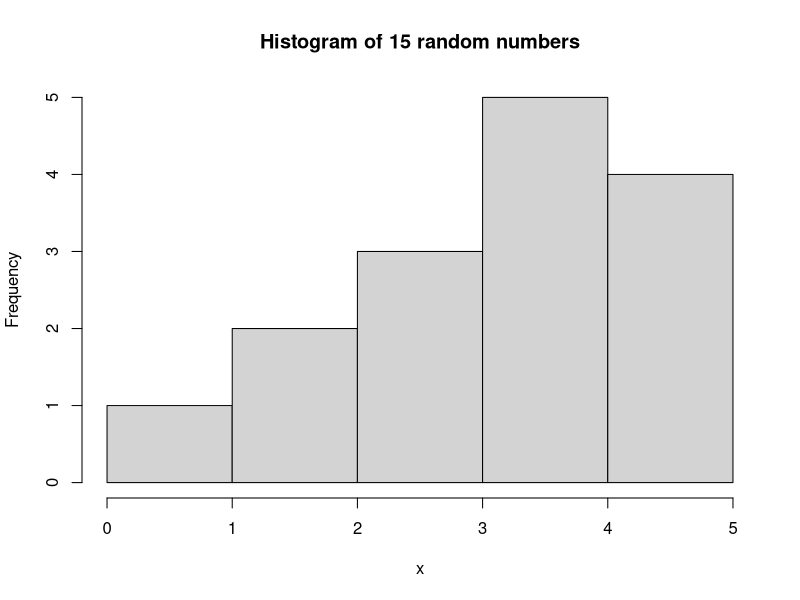
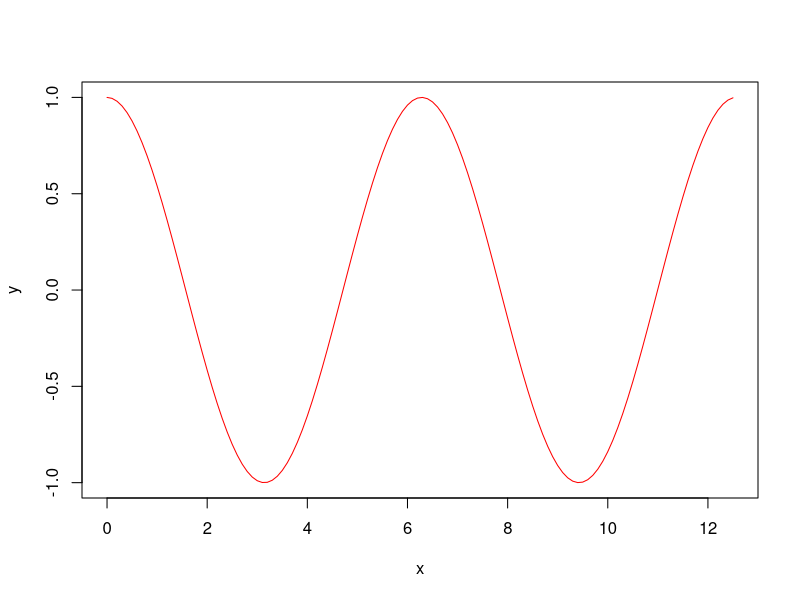
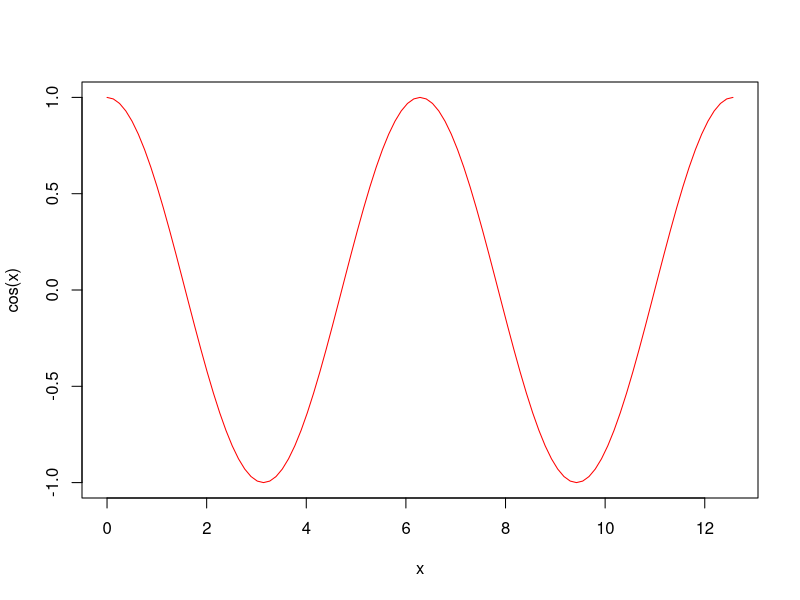

The R script that drew these images, in order:

## specify a seed for the random number generator
set.seed(42)

## generate 15 random numbers between 0 and 5, then assign to x
x <- runif(15,0,5)

## Compute the arithmetic mean of the random numbers you generated in the previous exercise.
mean(x)

## Plot these numbers on a histogram with the main title being "Histogram of 15 random numbers"!
hist(x, main = 'Histogram of 15 random numbers')

## Generate a sequence between 0 and 4*pi with a step of 0.1. Store the resulting vector as x.
x <- seq(0, 4*pi, by = 0.1)

## Compute the cosine of x and store the resulting vector as y.
## Plot these values by the original x values with a red line using the x vector from the previous exercise.
y<-cos(x)
plot(x,y,type = 'l',col = 'red')

## Redraw the previous plot using the curve function.
curve(cos, from = 0, to = 4*pi, type = 'l', col = 'red')
